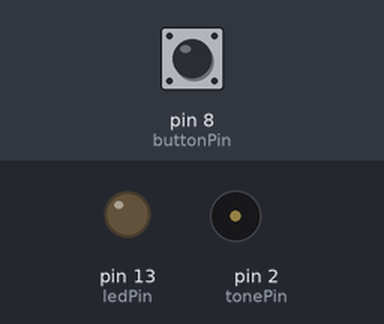
The sketch below on a simulated Arduino Uno, built with avr-gcc and run on an emulated ATmega328P. On the bench: output pins drawn as LEDs (lit = HIGH), buzzer (waves = sounding). The inputs (shaded band) are chosen by the test bench; at power-on: pin 8 (buttonPin) HIGH. What the sketch prints to the serial monitor is not drawn.

Above: at 0.1 s.
At 0.6 s:
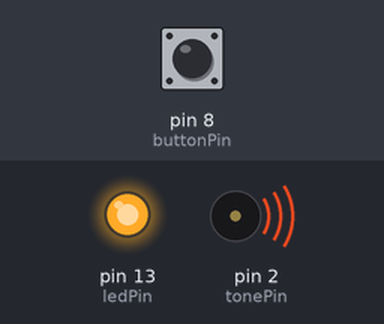
Timing chart, 0 to 34.4 s (numbered marks = the images above):
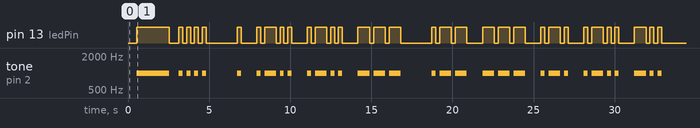

The sketch:

Arduino_morse_decode_encode.ino
```cpp
// Arduino 摩斯密碼加解密專案
// 使用方法:
// 1.在Serial Monitor的輸入欄輸入英文字母，然後按Enter，蜂鳴器和LED就會按照摩斯密碼輸出聲音與閃光。
// 2.通過按下麵包板上的按鈕輸入你想輸入的摩斯密碼，程式會解碼摩斯密碼並輸出在Serial Monitor上。
// 未識別的序列會發出哔聲並顯示"?"。
// 提示：
//   保持點短，劃長。
//   在字母後留一個短空格。
//   在單詞後留一個較長的空格。
//   嘗試使按壓和釋放乾淨利落。
// 摩斯密碼與英文字母和數字的對照表如下：
// A .-/B -.../C -.-./D -../E ./F ..-./G --./H ..../I ../J .---/K -.-/L .-../M --/N -./O ---/P .--./Q --.-/R .-./S .../T -/U ..-/V ...-/W .--/X -..-/Y -.--/Z --..
// 0 -----/1 .----/2 ..---/3 ...--/4 ....-/5 ...../6 -..../7 --.../8 ---../9 ----.

// 電路連接說明：
// 壓電蜂鳴器或揚聲器連接到針腳2和地線。
// 按鈕連接在針腳8和地線之間。
// LED(+)連接到針腳13，(-)通過220歐姆電阻接地。

// 定義連接到Arduino的元件針腳
int tonePin = 2;// 蜂鳴器連接的腳位
int toneFreq = 1000;// 蜂鳴器的頻率
int ledPin = 13;// LED燈連接的腳位
int buttonPin = 8;// 按鈕連接的腳位
int debounceDelay = 30;// 消抖延遲時間

int dotLength = 240; // 點的長度，基本單位為毫秒
// dotLength = 基本速度單位
// 240代表每分鐘5個單詞的速度
// WPM = 1200/dotLength
// 若要使用其他速度，可使用 dotLength = 1200/(WPM)

// 其他長度由點的長度計算得出
  int dotSpace = dotLength;
  int dashLength = dotLength*3;
  int letterSpace = dotLength*3;
  int wordSpace = dotLength*7;
  float wpm = 1200./dotLength;

int t1, t2, onTime, gap;
bool newLetter, newWord, letterFound, keyboardText;
int lineLength = 0;
int maxLineLength = 20; // 最大行長度

// 字母對應的摩爾斯電碼
char* letters[] =
{
".-", "-...", "-.-.", "-..", ".", "..-.", "--.", "....", "..", // A-I
".---", "-.-", ".-..", "--", "-.", "---", ".--.", "--.-", ".-.", // J-R
"...", "-", "..-", "...-", ".--", "-..-", "-.--", "--.." // S-Z
};

// 數字對應的摩爾斯電碼
char* numbers[] =
{
"-----", ".----", "..---", "...--", "....-", //0-4
".....", "-....", "--...", "---..", "----." //5-9
};

String dashSeq = "";// 存儲點和劃的序列
char keyLetter, ch;// 存儲解碼後的字母和讀取的字符
int i, index;// 循環索引和字母索引

void setup()
{
  delay(500);// 啟動延遲
  pinMode(ledPin, OUTPUT);// 設置LED燈腳位為輸出模式
  pinMode(tonePin, OUTPUT);// 設置蜂鳴器腳位為輸出模式
  pinMode(buttonPin, INPUT_PULLUP);// 設置按鈕腳位為上拉輸入模式
  Serial.begin(9600);// 開始序列通訊，波特率為9600
  // 打印初始化信息
  Serial.println();
  Serial.println("-------------------------------");
  Serial.println("摩爾斯電碼解碼器/編碼器");
  Serial.print("Speed=");
  Serial.print(wpm);
  Serial.print("wpm, ");
  Serial.print("dot=");
  Serial.print(dotLength);
  Serial.println("ms");

// 測試LED燈和蜂鳴器
  tone(tonePin, toneFreq);// 啟動蜂鳴器
  digitalWrite(ledPin, HIGH);// 點亮LED燈
  delay(2000);// 延遲2秒
  digitalWrite(ledPin, LOW);// 熄滅LED燈
  noTone(tonePin);// 關閉蜂鳴器
  delay(600);// 延遲600毫秒

 // 閃爍以示範預期的按鍵速度
  // H
  Serial.print("H .... ");
  index = 'H' - 65;
  flashSequence(letters[index]);
  delay(wordSpace);
  // E
  Serial.print("E . ");
  index = 'E' - 65;
  flashSequence(letters[index]);
  delay(letterSpace);
  // L
  Serial.print("L .-.. ");
  index = 'L' - 65;
  flashSequence(letters[index]);
  delay(letterSpace);
  // L
  Serial.print("L .-.. ");
  index = 'L' - 65;
  flashSequence(letters[index]);
  delay(letterSpace);
  // O
  Serial.print("O --- ");
  index = 'O' - 65;
  flashSequence(letters[index]);
  delay(wordSpace);
  // W
  Serial.print("W .-- ");
  index = 'W' - 65;
  flashSequence(letters[index]);
  delay(letterSpace);
  // O
  Serial.print("O --- ");
  index = 'O' - 65;
  flashSequence(letters[index]);
  delay(letterSpace);
  // R
  Serial.print("R .-. ");
  index = 'R' - 65;
  flashSequence(letters[index]);
  delay(letterSpace);
  // L
  Serial.print("L .-.. ");
  index = 'L' - 65;
  flashSequence(letters[index]);
  delay(letterSpace);
  // D
  Serial.print("D -.. ");
  index = 'D' - 65;
  flashSequence(letters[index]);
  delay(wordSpace);
  //Hello World
  Serial.println("HELLO WORLD，測試完成");

  Serial.println();
  Serial.println("-------------------------------");
  Serial.println("點擊Serial Monitor中的欄位，");
  Serial.println("輸入文本並按Enter，或是");
  Serial.println("通過按鍵輸入摩爾斯電碼進行解碼：");
  Serial.println("-------------------------------");

  newLetter = false; // 如果為false，則不檢查字母結束間隔
  newWord = false;  // 如果為false，則不檢查單詞結束間隔
  keyboardText = false; // 如果為false，則不處理鍵盤輸入的文本
}

// 主循環
void loop()
{
// 檢查是否有鍵盤輸入
  if (Serial.available() > 0)
  {
    // 如果是第一次鍵盤輸入，打印標頭
    if (keyboardText == false)
    {
      Serial.println();
      Serial.println("-------------------------------");
    }
    keyboardText = true;// 設置為處理鍵盤輸入
    ch = Serial.read();// 讀取一個字符
    // 如果字符是小寫字母，轉換為大寫
    if (ch >= 'a' && ch <= 'z')
    { ch = ch-32; }
    // 如果字符是大寫字母，打印並閃爍對應的摩爾斯電碼
    if (ch >= 'A' && ch <= 'Z')
    {
      Serial.print(ch);
      Serial.print(" ");
      Serial.println(letters[ch-'A']);
      flashSequence(letters[ch-'A']);
      delay(letterSpace);
    }
    // 如果字符是數字，打印並閃爍對應的摩爾斯電碼
    if (ch >= '0' && ch <= '9')
    {
      Serial.print(ch);
      Serial.print(" ");
      Serial.println(numbers[ch-'0']);
      flashSequence(numbers[ch-'0']);
      delay(letterSpace);
    }
    // 如果字符是空格，打印並延遲單詞間隔
    if (ch == ' ')
    {
      Serial.println("_");
      delay(wordSpace);
    }

// 如果鍵盤輸入結束，打印標頭
     if (Serial.available() <= 0)
     {
      Serial.println();
      Serial.println("輸入文本或通過按鍵輸入：");
      Serial.println("-------------------------------");
      keyboardText = false;// 重置鍵盤輸入標誌
     }
  }

 // 檢查按鈕是否被按下
  if (digitalRead(buttonPin) == LOW ) // 按鈕被按下
  {
    newLetter = true;
    newWord = true;
    t1=millis(); // 記錄按鈕按下的時間
    digitalWrite(ledPin, HIGH); // 點亮LED燈並發出聲音
    tone(tonePin, toneFreq);
    delay(debounceDelay);     // 消抖延遲
    while (digitalRead(buttonPin) == LOW ) // 等待按鈕釋放
      {delay(debounceDelay);}
      delay(debounceDelay);
       // 按鈕釋放後的處理
    t2 = millis();  // 記錄按鈕釋放的時間
    onTime=t2-t1;  // 計算按鈕按下的持續時間
    digitalWrite(ledPin, LOW); // 熄滅LED燈並關閉聲音
    noTone(tonePin);

// 判斷是點還是劃

    if (onTime <= dotLength*1.5) // 允許時間長達50%以上
      {
        dashSeq = dashSeq + ".";// 如果是點，添加到序列中
        }
    else
      {
        dashSeq = dashSeq + "-";// 如果是劃，添加到序列中
        }
  }  // 結束按鈕按下的處理

// 檢查是否有足夠的間隔來表示字母的結束
  gap=millis()-t2; // 計算按鈕釋放後的間隔時間
  if (newLetter == true && gap>=letterSpace)
  {
// 通過摩爾斯電碼序列來尋找匹配的字母
    letterFound = false;
    keyLetter = 63; // 如果找不到匹配，則使用"?"
    for (i=0; i<=25; i++)
    {
      if (dashSeq == letters[i])
      {
        keyLetter = i+65;// 找到匹配的字母
        letterFound = true;
        break ;    // 如果找到字母，則停止檢查
      }
    }
    // 如果沒有找到字母，則檢查數字
    if(letterFound == false)
    {
      for (i=0; i<=10; i++)
      {
      if (dashSeq == numbers[i])
        {
          keyLetter = i+48;// 找到匹配的數字
          letterFound = true;
          break ;    // 如果找到數字，則停止檢查
        }
      }
    }
    Serial.print(keyLetter);// 打印找到的字母或數字
    if(letterFound == false) // 如果序列未知，則發出警告聲
    {
      tone(tonePin, 100, 500);
    }
    newLetter = false; // 重置新字母標誌
    dashSeq = "";
    lineLength=lineLength+1;// 增加行長度計數
  }
// 如果已經識別並打印了鍵入的字母
// 如果間隔時間大於等於單詞間隔，則在單詞之間插入空格
  if (newWord == true && gap>=wordSpace*1.5)
    {
     newWord = false;
     Serial.print("_");  // 打印空格以分隔單詞
     lineLength=lineLength+1;// 增加行長度計數

// 閃爍LED燈來表示新單詞的開始
    digitalWrite(ledPin, HIGH);
    delay(25);
    digitalWrite(ledPin, LOW);
    }

// 如果行長度達到最大值，則插入換行符
  if (lineLength >= maxLineLength)
    {
      Serial.println();// 換行
      lineLength = 0;// 重置行長度計數
    }
}

// 閃爍序列的函數，用於閃爍點和劃
void flashSequence(char* sequence)
{
  int i = 0;
  while (sequence[i] == '.' || sequence[i] == '-')
  {
    flashDotOrDash(sequence[i]);// 閃爍每個點或劃
    i++;
  }
}

// 閃爍點或劃的函數
void flashDotOrDash(char dotOrDash)
{
  digitalWrite(ledPin, HIGH);// 點亮LED燈
  tone(tonePin, toneFreq); // 發出聲音
  if (dotOrDash == '.')
   {
    delay(dotLength); // 如果是點，則延遲點的長度
    }
     else
   {
    delay(dashLength); // 如果是劃，則延遲劃的長度
    }

  digitalWrite(ledPin, LOW);// 熄滅LED燈
  noTone(tonePin);// 關閉聲音
  delay(dotLength); // 延遲點的長度
}
```
